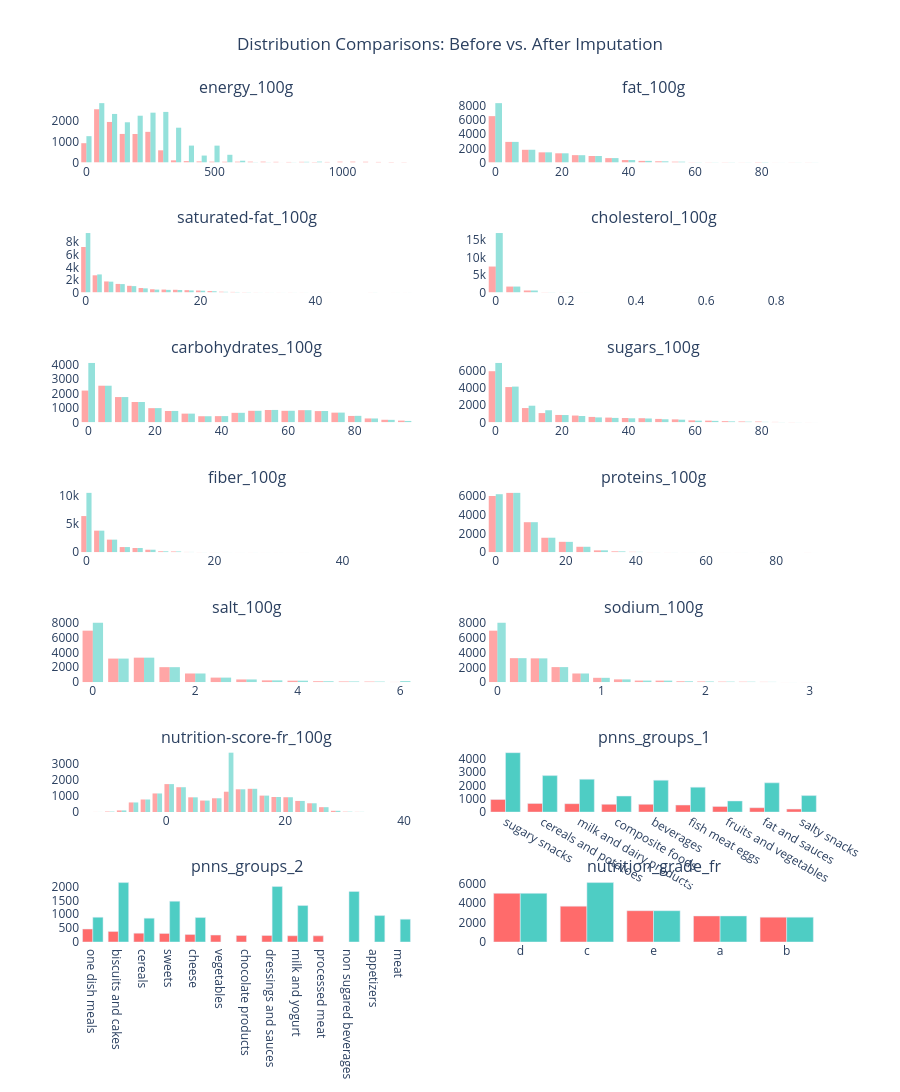

Notebook code cell kept with this figure:
### Markdown cell above
## Step 9: Univariate Analysis

After handling missing values through our comprehensive imputation pipeline, we now conduct univariate analysis to understand the distributions and characteristics of key variables. This analysis helps us:

1. **Validate Our Imputation Strategy**: Ensuring imputed distributions maintain expected patterns
2. **Identify Remaining Data Peculiarities**: Detecting any issues requiring further attention
3. **Understand Variable Characteristics**: Examining central tendencies, spread, and skewness

Our univariate analysis focuses on:
- **Nutritional Values**: Distribution of key nutrients across the food database
- **Product Classifications**: Frequency and coverage of PNNS group categorizations
- **Nutrition Scoring**: Distribution patterns within the French nutrition grading system

This analysis provides the foundation for our predictive modeling approach, helping determine appropriate transformation techniques and identifying variables that might require special handling during model development.

### Code cell
from src.scripts.visualize_df_imputations import plot_distribution_comparisons

# Plot distribution comparisons for the imputed dataframe
key_num_cols = [
         'energy_100g', 'fat_100g', 'saturated-fat_100g',  'cholesterol_100g',
         'carbohydrates_100g', 'sugars_100g', 'fiber_100g', 'proteins_100g', 'salt_100g', 'sodium_100g',
         'nutrition-score-fr_100g'#,'trans-fat_100g',
         #'vitamin-a_100g', 'vitamin-c_100g', 'calcium_100g', 'iron_100g'
    ]
key_cat_cols = ['pnns_groups_1', 'pnns_groups_2', 'nutrition_grade_fr']

dist_comparison = plot_distribution_comparisons(
    df_sample, 
    df_imputed,
    n_cols=2,
    num_cols=key_num_cols,
    cat_cols=key_cat_cols
)
dist_comparison.show()

### Figure 1 — Plotly figure (JSON) as saved in the notebook; plotly's stock layout.template omitted (floating-point values rounded to 4 significant figures; data arrays with more than 128 entries replaced by an {"elided": "..."} marker saying what was removed)
{"data": [{"marker": {"color": "#FF6B6B"}, "name": "Before", "nbinsx": 30, "opacity": 0.6, "showlegend": false, "type": "histogram", "x": {"elided": "10922 float values"}, "xaxis": "x", "yaxis": "y"}, {"marker": {"color": "#4ECDC4"}, "name": "After", "nbinsx": 30, "opacity": 0.6, "showlegend": false, "type": "histogram", "x": {"elided": "19481 float values"}, "xaxis": "x", "yaxis": "y"}, {"marker": {"color": "#FF6B6B"}, "name": "Before", "nbinsx": 30, "opacity": 0.6, "showlegend": false, "type": "histogram", "x": {"elided": "17656 float values"}, "xaxis": "x2", "yaxis": "y2"}, {"marker": {"color": "#4ECDC4"}, "name": "After", "nbinsx": 30, "opacity": 0.6, "showlegend": false, "type": "histogram", "x": {"elided": "19481 float values"}, "xaxis": "x2", "yaxis": "y2"}, {"marker": {"color": "#FF6B6B"}, "name": "Before", "nbinsx": 30, "opacity": 0.6, "showlegend": false, "type": "histogram", "x": {"elided": "17562 float values"}, "xaxis": "x3", "yaxis": "y3"}, {"marker": {"color": "#4ECDC4"}, "name": "After", "nbinsx": 30, "opacity": 0.6, "showlegend": false, "type": "histogram", "x": {"elided": "19481 float values"}, "xaxis": "x3", "yaxis": "y3"}, {"marker": {"color": "#FF6B6B"}, "name": "Before", "nbinsx": 30, "opacity": 0.6, "showlegend": false, "type": "histogram", "x": {"elided": "9848 float values"}, "xaxis": "x4", "yaxis": "y4"}, {"marker": {"color": "#4ECDC4"}, "name": "After", "nbinsx": 30, "opacity": 0.6, "showlegend": false, "type": "histogram", "x": {"elided": "19481 float values"}, "xaxis": "x4", "yaxis": "y4"}, {"marker": {"color": "#FF6B6B"}, "name": "Before", "nbinsx": 30, "opacity": 0.6, "showlegend": false, "type": "histogram", "x": {"elided": "17568 float values"}, "xaxis": "x5", "yaxis": "y5"}, {"marker": {"color": "#4ECDC4"}, "name": "After", "nbinsx": 30, "opacity": 0.6, "showlegend": false, "type": "histogram", "x": {"elided": "19481 float values"}, "xaxis": "x5", "yaxis": "y5"}, {"marker": {"color": "#FF6B6B"}, "name": "Before", "nbinsx": 30, "opacity": 0.6, "showlegend": false, "type": "histogram", "x": {"elided": "18333 float values"}, "xaxis": "x6", "yaxis": "y6"}, {"marker": {"color": "#4ECDC4"}, "name": "After", "nbinsx": 30, "opacity": 0.6, "showlegend": false, "type": "histogram", "x": {"elided": "19481 float values"}, "xaxis": "x6", "yaxis": "y6"}, {"marker": {"color": "#FF6B6B"}, "name": "Before", "nbinsx": 30, "opacity": 0.6, "showlegend": false, "type": "histogram", "x": {"elided": "15337 float values"}, "xaxis": "x7", "yaxis": "y7"}, {"marker": {"color": "#4ECDC4"}, "name": "After", "nbinsx": 30, "opacity": 0.6, "showlegend": false, "type": "histogram", "x": {"elided": "19481 float values"}, "xaxis": "x7", "yaxis": "y7"}, {"marker": {"color": "#FF6B6B"}, "name": "Before", "nbinsx": 30, "opacity": 0.6, "showlegend": false, "type": "histogram", "x": {"elided": "19289 float values"}, "xaxis": "x8", "yaxis": "y8"}, {"marker": {"color": "#4ECDC4"}, "name": "After", "nbinsx": 30, "opacity": 0.6, "showlegend": false, "type": "histogram", "x": {"elided": "19481 float values"}, "xaxis": "x8", "yaxis": "y8"}, {"marker": {"color": "#FF6B6B"}, "name": "Before", "nbinsx": 30, "opacity": 0.6, "showlegend": false, "type": "histogram", "x": {"elided": "18304 float values"}, "xaxis": "x9", "yaxis": "y9"}, {"marker": {"color": "#4ECDC4"}, "name": "After", "nbinsx": 30, "opacity": 0.6, "showlegend": false, "type": "histogram", "x": {"elided": "19481 float values"}, "xaxis": "x9", "yaxis": "y9"}, {"marker": {"color": "#FF6B6B"}, "name": "Before", "nbinsx": 30, "opacity": 0.6, "showlegend": false, "type": "histogram", "x": {"elided": "18415 float values"}, "xaxis": "x10", "yaxis": "y10"}, {"marker": {"color": "#4ECDC4"}, "name": "After", "nbinsx": 30, "opacity": 0.6, "showlegend": false, "type": "histogram", "x": {"elided": "19481 float values"}, "xaxis": "x10", "yaxis": "y10"}, {"marker": {"color": "#FF6B6B"}, "name": "Before", "nbinsx": 30, "opacity": 0.6, "showlegend": false, "type": "histogram", "x": {"elided": "17067 float values"}, "xaxis": "x11", "yaxis": "y11"}, {"marker": {"color": "#4ECDC4"}, "name": "After", "nbinsx": 30, "opacity": 0.6, "showlegend": false, "type": "histogram", "x": {"elided": "19481 float values"}, "xaxis": "x11", "yaxis": "y11"}, {"marker": {"color": "#FF6B6B"}, "name": "Before", "showlegend": false, "type": "bar", "x": ["sugary snacks", "cereals and potatoes", "milk and dairy products", "composite foods", "beverages", "fish meat eggs", "fruits and vegetables", "fat and sauces", "salty snacks"], "xaxis": "x12", "y": [951, 654, 634, 584, 583, 531, 429, 330, 227], "yaxis": "y12"}, {"marker": {"color": "#4ECDC4"}, "name": "After", "showlegend": false, "type": "bar", "x": ["sugary snacks", "cereals and potatoes", "milk and dairy products", "beverages", "fat and sauces", "fish meat eggs", "salty snacks", "composite foods", "fruits and vegetables"], "xaxis": "x12", "y": [4478, 2748, 2474, 2404, 2204, 1880, 1243, 1208, 842], "yaxis": "y12"}, {"marker": {"color": "#FF6B6B"}, "name": "Before", "showlegend": false, "type": "bar", "x": ["one dish meals", "biscuits and cakes", "cereals", "sweets", "cheese", "vegetables", "chocolate products", "dressings and sauces", "milk and yogurt", "processed meat"], "xaxis": "x13", "y": [467, 382, 318, 310, 268, 249, 236, 235, 224, 221], "yaxis": "y13"}, {"marker": {"color": "#4ECDC4"}, "name": "After", "showlegend": false, "type": "bar", "x": ["biscuits and cakes", "dressings and sauces", "non sugared beverages", "sweets", "milk and yogurt", "appetizers", "one dish meals", "cheese", "cereals", "meat"], "xaxis": "x13", "y": [2138, 1995, 1820, 1468, 1311, 951, 890, 880, 858, 823], "yaxis": "y13"}, {"marker": {"color": "#FF6B6B"}, "name": "Before", "showlegend": false, "type": "bar", "x": ["d", "c", "e", "a", "b"], "xaxis": "x14", "y": [4982, 3669, 3205, 2667, 2544], "yaxis": "y14"}, {"marker": {"color": "#4ECDC4"}, "name": "After", "showlegend": false, "type": "bar", "x": ["c", "d", "e", "a", "b"], "xaxis": "x14", "y": [6083, 4982, 3205, 2667, 2544], "yaxis": "y14"}], "layout": {"annotations": [{"font": {"size": 16}, "showarrow": false, "text": "energy_100g", "x": 0.225, "xanchor": "center", "xref": "paper", "y": 1, "yanchor": "bottom", "yref": "paper"}, {"font": {"size": 16}, "showarrow": false, "text": "fat_100g", "x": 0.775, "xanchor": "center", "xref": "paper", "y": 1, "yanchor": "bottom", "yref": "paper"}, {"font": {"size": 16}, "showarrow": false, "text": "saturated-fat_100g", "x": 0.225, "xanchor": "center", "xref": "paper", "y": 0.8457, "yanchor": "bottom", "yref": "paper"}, {"font": {"size": 16}, "showarrow": false, "text": "cholesterol_100g", "x": 0.775, "xanchor": "center", "xref": "paper", "y": 0.8457, "yanchor": "bottom", "yref": "paper"}, {"font": {"size": 16}, "showarrow": false, "text": "carbohydrates_100g", "x": 0.225, "xanchor": "center", "xref": "paper", "y": 0.6914, "yanchor": "bottom", "yref": "paper"}, {"font": {"size": 16}, "showarrow": false, "text": "sugars_100g", "x": 0.775, "xanchor": "center", "xref": "paper", "y": 0.6914, "yanchor": "bottom", "yref": "paper"}, {"font": {"size": 16}, "showarrow": false, "text": "fiber_100g", "x": 0.225, "xanchor": "center", "xref": "paper", "y": 0.5371, "yanchor": "bottom", "yref": "paper"}, {"font": {"size": 16}, "showarrow": false, "text": "proteins_100g", "x": 0.775, "xanchor": "center", "xref": "paper", "y": 0.5371, "yanchor": "bottom", "yref": "paper"}, {"font": {"size": 16}, "showarrow": false, "text": "salt_100g", "x": 0.225, "xanchor": "center", "xref": "paper", "y": 0.3829, "yanchor": "bottom", "yref": "paper"}, {"font": {"size": 16}, "showarrow": false, "text": "sodium_100g", "x": 0.775, "xanchor": "center", "xref": "paper", "y": 0.3829, "yanchor": "bottom", "yref": "paper"}, {"font": {"size": 16}, "showarrow": false, "text": "nutrition-score-fr_100g", "x": 0.225, "xanchor": "center", "xref": "paper", "y": 0.2286, "yanchor": "bottom", "yref": "paper"}, {"font": {"size": 16}, "showarrow": false, "text": "pnns_groups_1", "x": 0.775, "xanchor": "center", "xref": "paper", "y": 0.2286, "yanchor": "bottom", "yref": "paper"}, {"font": {"size": 16}, "showarrow": false, "text": "pnns_groups_2", "x": 0.225, "xanchor": "center", "xref": "paper", "y": 0.07429, "yanchor": "bottom", "yref": "paper"}, {"font": {"size": 16}, "showarrow": false, "text": "nutrition_grade_fr", "x": 0.775, "xanchor": "center", "xref": "paper", "y": 0.07429, "yanchor": "bottom", "yref": "paper"}], "barmode": "group", "height": 2100, "plot_bgcolor": "white", "showlegend": false, "title": {"text": "Distribution Comparisons: Before vs. After Imputation", "x": 0.5}, "xaxis": {"anchor": "y", "domain": [0, 0.45]}, "xaxis10": {"anchor": "y10", "domain": [0.55, 1]}, "xaxis11": {"anchor": "y11", "domain": [0, 0.45]}, "xaxis12": {"anchor": "y12", "domain": [0.55, 1]}, "xaxis13": {"anchor": "y13", "domain": [0, 0.45]}, "xaxis14": {"anchor": "y14", "domain": [0.55, 1]}, "xaxis2": {"anchor": "y2", "domain": [0.55, 1]}, "xaxis3": {"anchor": "y3", "domain": [0, 0.45]}, "xaxis4": {"anchor": "y4", "domain": [0.55, 1]}, "xaxis5": {"anchor": "y5", "domain": [0, 0.45]}, "xaxis6": {"anchor": "y6", "domain": [0.55, 1]}, "xaxis7": {"anchor": "y7", "domain": [0, 0.45]}, "xaxis8": {"anchor": "y8", "domain": [0.55, 1]}, "xaxis9": {"anchor": "y9", "domain": [0, 0.45]}, "yaxis": {"anchor": "x", "domain": [0.9257, 1]}, "yaxis10": {"anchor": "x10", "domain": [0.3086, 0.3829]}, "yaxis11": {"anchor": "x11", "domain": [0.1543, 0.2286]}, "yaxis12": {"anchor": "x12", "domain": [0.1543, 0.2286]}, "yaxis13": {"anchor": "x13", "domain": [0, 0.07429]}, "yaxis14": {"anchor": "x14", "domain": [0, 0.07429]}, "yaxis2": {"anchor": "x2", "domain": [0.9257, 1]}, "yaxis3": {"anchor": "x3", "domain": [0.7714, 0.8457]}, "yaxis4": {"anchor": "x4", "domain": [0.7714, 0.8457]}, "yaxis5": {"anchor": "x5", "domain": [0.6171, 0.6914]}, "yaxis6": {"anchor": "x6", "domain": [0.6171, 0.6914]}, "yaxis7": {"anchor": "x7", "domain": [0.4629, 0.5371]}, "yaxis8": {"anchor": "x8", "domain": [0.4629, 0.5371]}, "yaxis9": {"anchor": "x9", "domain": [0.3086, 0.3829]}}}
